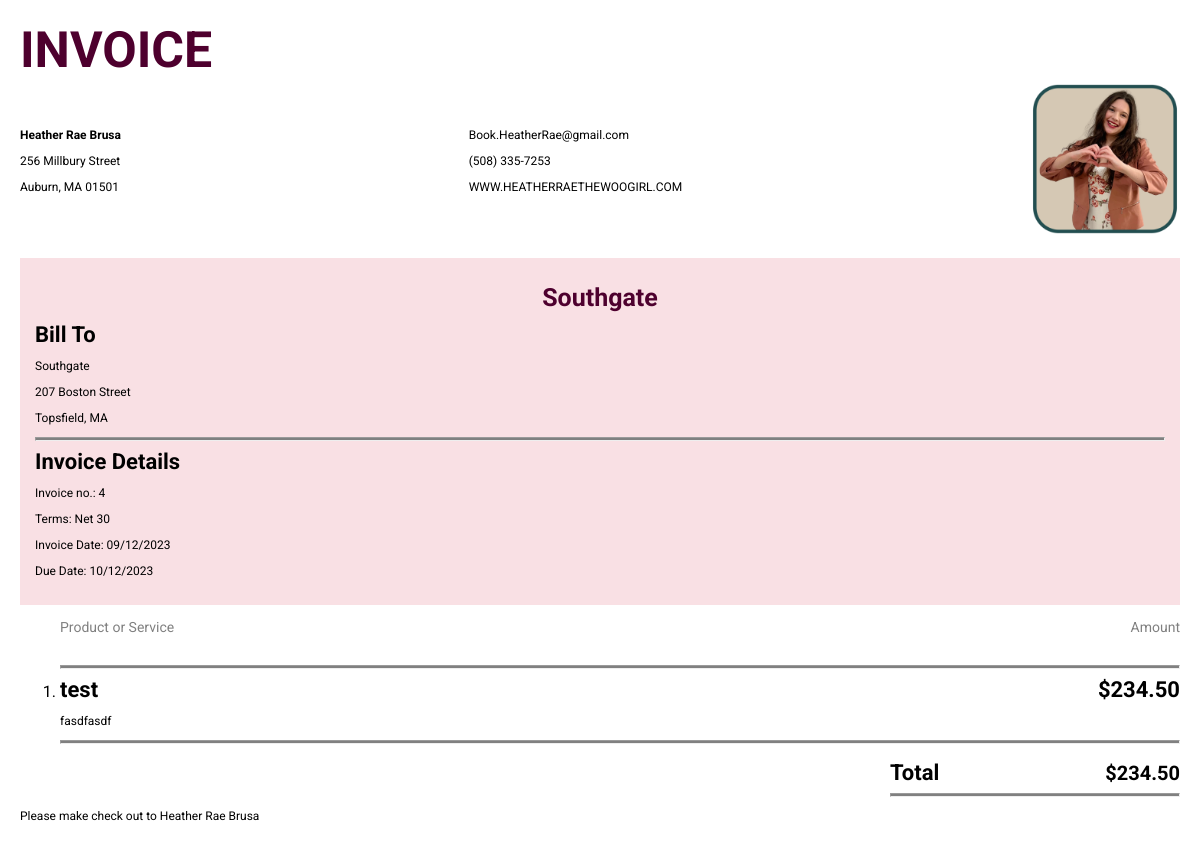
Page /invoice/4 (signed in) on the committed database.
### main.py (models this page shows)
class InvoiceTable(db.Model):
    __tablename__ = 'invoice_table'
    id = db.Column(db.Integer, primary_key=True)
    facility = db.Column(db.String(250))
    street = db.Column(db.String(250))
    town = db.Column(db.String(250))
    state = db.Column(db.String(250))
    zip_code = db.Column(db.String(250))
    date = db.Column(db.String(250))
    due_date = db.Column(db.String(250))
    price = db.Column(db.String(250))
    title = db.Column(db.String(250))
    description = db.Column(db.String(250))
    paid = db.Column(db.Boolean, default=False)
    paid_on = db.Column(db.String(250))
    data_base_id = db.Column(db.Integer, db.ForeignKey('database.id'))

### main.py (the view)
@app.route('/invoice/<int:invoice_id>', methods=['GET', 'POST'])
@logged_in_only
def invoice(invoice_id):
    invoice = InvoiceTable.query.filter_by(id=invoice_id).first()
    return render_template('invoice.html', invoice=invoice)

### main.py (called while the page is built)
@login_manager.user_loader
def load_user(user_id):
    return db.session.get(User, int(user_id))

def logged_in_only(f):
    @wraps(f)
    def decorated_function(*args, **kwargs):
        try:
            if current_user.is_authenticated:
                return f(*args, **kwargs)
            else:
                return redirect(url_for('login_page'))
        except AttributeError:
            return redirect(url_for('login_page'))
    return decorated_function

### templates/invoice.html (shortened to what this page needs)
<!DOCTYPE html>
<html lang="en">
<head>
    <link rel="stylesheet" href="{{ url_for('static', filename='../static/css/stylesheet.css') }}">
    <link rel="stylesheet" href="{{ url_for('static', filename='../static/css/invoice.css') }}">
</head>
<body>
    <h1>INVOICE</h1>
    <div class="headerContainer">
        <div>
            <p><b>Heather Rae Brusa</b></p>
            <p>256 Millbury Street</p>
            <p>Auburn, MA 01501</p>
        </div>
        <div>
            <p>Book.HeatherRae@gmail.com</p>
            <p>(508) 335-7253</p>
            <p>WWW.HEATHERRAETHEWOOGIRL.COM</p>
        </div>
        <div class="pictureContainer">
            <img src="{{ url_for('static', filename='../static/img/invoiceHeather.webp') }}" alt="picture of Heather Rae with her hands in the shape of a heart">
        </div>
    </div>
    <div class="coloredContainer">
        <div>
            <h2>{{ invoice.facility }}</h2>
            <h3>Bill To</h3>
            <p>{{ invoice.facility }}</p>
            <p>{{ invoice.street }}</p>
            <p>{{ invoice.town }}, {{ invoice.state }}</p>
        </div>
        <hr class="lineBreak">
        <div>
            <h3>Invoice Details</h3>
            <p>Invoice no.: {{ invoice.id }}</p>
            <p>Terms: Net 30</p>
            <p>Invoice Date: {{ invoice.date }}</p>
            <p>Due Date: {{ invoice.due_date }}</p>
        </div>
    </div>
    <div class="rowItems">
        <p class="productAmount productService">Product or Service</p>
        <p class="productAmount">Amount</p>
    </div>
    <ol>
        <li>
            <hr class="lineBreak">
            <div class="rowItems">
                <h3>{{ invoice.title }}</h3>
                <h3>${{ invoice.price }}</h3>
            </div>
            <p class="descriptionWidth">
                {{ invoice.description }}
            </p>
            <hr class="lineBreak">
        </li>
    </ol>
    <div class="totalContainer">
        <div class="rowItems">
            <h3>Total</h3>
            <h4>${{ invoice.price }}</h4>
        </div>
        <hr class="lineBreak">
    </div>
    <p>Please make check out to Heather Rae Brusa</p>
</body>
</html>

### static/css/stylesheet.css (style rules this page uses)
html, body { overflow-x: hidden; font-family: 'Roboto', sans-serif; }
body { background-color: #868B8E; font-family: 'Roboto', sans-serif; box-sizing: border-box; }
h1 { font-size: 80px; text-align: center; }
h2 { font-size: 40px; margin: 10px; }
h4 { opacity: 0; transition: opacity 0.5s ease; margin-top: 0px; margin-bottom: 0px; }
h2 { text-align: center; font-size: 35px; }
h3 { font-size: 30px; }
h4 { font-size: 30px; }
p { font-size: 30px; }
@media only screen and (max-width: 1200px) { h2 { font-size: 20px; } }
@media only screen and (max-width: 1200px) { h3 { font-size: 20px; } }
@media only screen and (max-width: 1200px) { h4 { font-size: 20px; } }
@media only screen and (max-width: 1200px) { p { font-size: 20px; } }

### static/css/invoice.css (style rules this page uses)
body { font-family: 'Roboto', sans-serif; margin-left: 20px; margin-right: 20px; background-color: white; }
h1 { color: rgb(78, 0, 46); font-size: 50px; margin-top: 10px; margin-bottom: 5px; text-align: left; }
p { font-size: 12px; }
h2 { color: rgb(78, 0, 46); font-size: 25px; }
h3 { font-size: 22px; margin: 0px; }
.rowItems h4 { opacity: 1; }
.headerContainer { display: flex; justify-content: space-between; align-items: center; z-index: 2; }
.pictureContainer img { width: 150px; z-index: 1; transform: scaleX(-1); }
.coloredContainer { background-color: rgb(249, 224, 228); padding: 15px; margin-top: 20px; }
.lineBreak { background-color: grey; height: 2px; }
.productAmount { color: grey; font-size: 14px; }
.productService { margin-left: 40px; }
.rowItems { display: flex; justify-content: space-between; align-items: center; }
.descriptionWidth { width: 35%; }
.totalContainer { width: 25%; margin-left: auto; }

### rows in the picture
InvoiceTable: facility "Southgate", street "207 Boston Street", town "Topsfield", state "MA", id "4", date "09/12/2023", due_date "10/12/2023", title "test", price "234.50", description "fasdfasdf"
